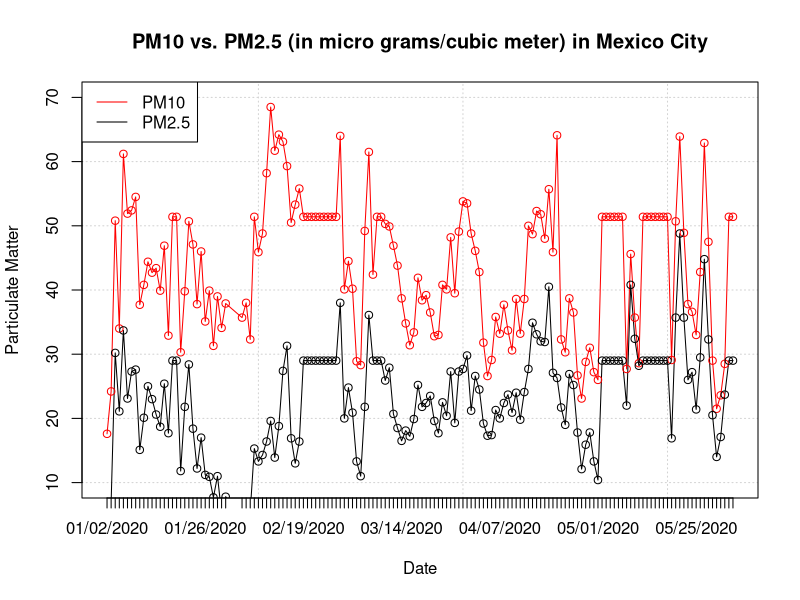

Here is the R script that generated this plot:
pollution.data<- read.csv(file="./pollution.csv", header=TRUE, sep=",")

plot(as.Date(pollution.data$Date, "%m/%d/%Y"), pollution.data$PM10, type="l", 
col="red", main="PM10 vs. PM2.5 (in micro grams/cubic meter) in Mexico City", 
ylim=c(10,70), xlab="Date", ylab="Particulate Matter", xaxt="n", panel.first=grid())
lines(as.Date(pollution.data$Date, "%m/%d/%Y"), pollution.data$PM2.5, col="black")
points(as.Date(pollution.data$Date, "%m/%d/%Y"), pollution.data$PM10, pch=1, col="red") 
points(as.Date(pollution.data$Date, "%m/%d/%Y"), pollution.data$PM2.5, pch=1, col="black") 
legend("topleft", c("PM10", "PM2.5"), lty=1, col=c("red", "black"))
axis(1, at=as.Date(pollution.data$Date, "%m/%d/%Y"), labels=format(as.Date(pollution.data$Date, 
"%m/%d/%Y"),"%m/%d/%Y"))

